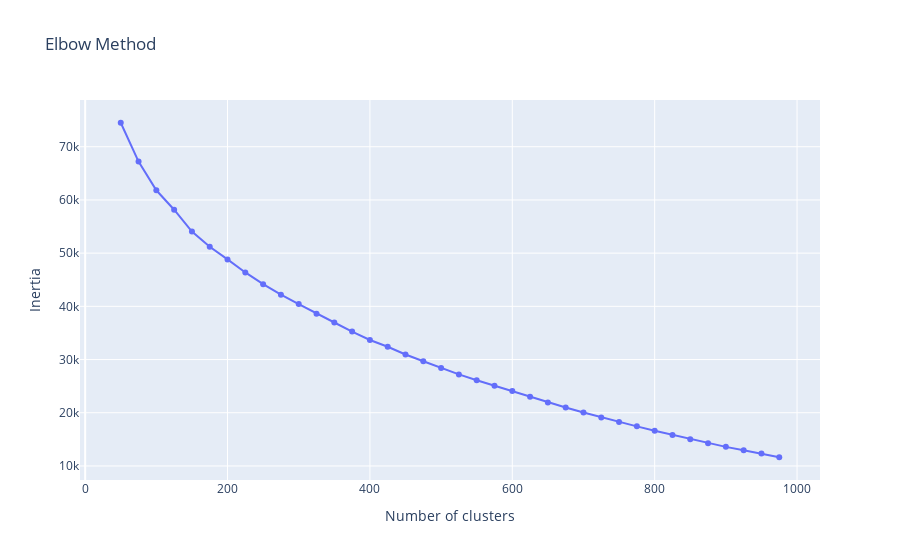
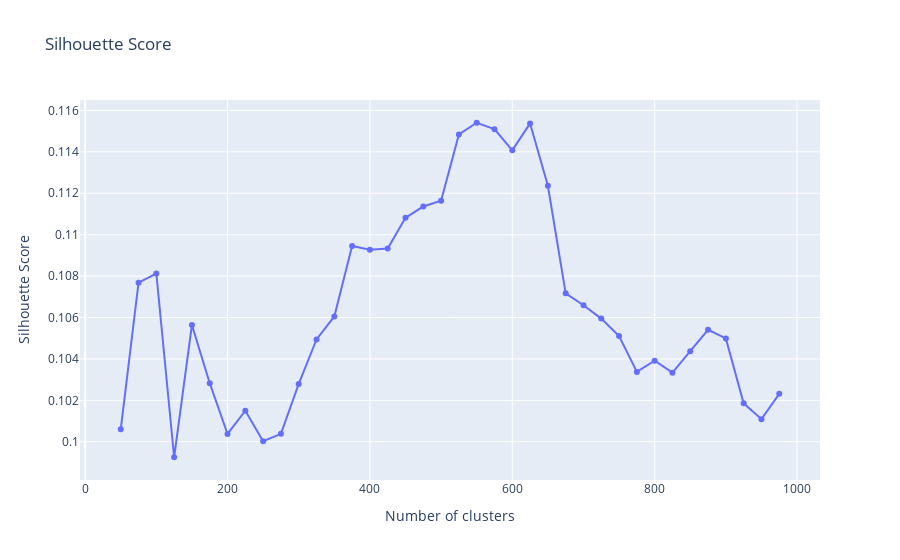

Source (notebook cell) for these figures, in order:
### Markdown cell above
## Training

Essai avec un entrainement d'un modèle simple Kmeans.

Rappel :

**1. CountVectorizer**

- **Principe :** Compte le nombre d’occurrences de chaque mot dans un texte ou une liste de tags.
- **Utilisation :** Représente chaque mot par une colonne dans une matrice, avec une valeur représentant sa fréquence.
- **Avantage :** Simple et rapide à calculer, utile pour des listes ou textes courts où la présence des mots est suffisante.
- **Limite :** Ne capture pas les relations sémantiques (ex. "sucre" ≠ "glucose").

**2. TF-IDF Vectorizer**

- **Principe :** Calcule la fréquence des mots ajustée par leur rareté dans l’ensemble des documents.
- **Utilisation :** Les mots fréquents dans peu de documents reçoivent une valeur plus élevée, permettant de distinguer des termes spécifiques.
- **Avantage :** Diminue l’importance des mots très fréquents (ex. "de", "le") et met en avant les mots distinctifs.
- **Limite :** Ne capture pas la similarité sémantique entre les mots.

**3. Word Embeddings (Word2Vec, GloVe)**

- **Principe :** Apprend à représenter chaque mot dans un espace vectoriel de manière à ce que des mots contextuellement proches soient également proches dans l’espace vectoriel.
- **Utilisation :** Représente chaque mot par un vecteur de plusieurs dimensions, capturant des relations sémantiques (ex. "roi" proche de "reine").
- **Avantage :** Capture les similarités et relations entre mots, utile pour les tâches nécessitant une compréhension sémantique.
- **Limite :** Ne prend pas en compte le contexte spécifique d'une phrase.

**4. FastText**

- **Principe :** Apprend également des embeddings mais utilise des sous-mots (n-grammes de caractères), ce qui permet de mieux comprendre les mots avec des similitudes orthographiques.
- **Exemple :** FastText repère des similarités entre "glucose" et "sucre" en utilisant des sous-parties communes dans les mots. Si des variantes de mots sont dans le dataset (ex. "sucreries", "sucre"), FastText peut capturer ces relations plus finement.
- **Avantage :** Idéal pour des données contenant des variantes ou des erreurs typographiques, tout en offrant des similarités proches de Word2Vec et BERT pour les termes proches.
- **Limite :** FastText est limité par son incapacité à capter le contexte global, la syntaxe et la structure grammaticale, ce qui le rend moins performant pour comprendre le sens des mots dans des phrases complexes ou ambiguës

**5. BERT (Contextual Embeddings)**

- **Principe :** Génère des représentations contextuelles pour chaque mot dans une phrase, tenant compte du contexte global.
- **Utilisation :** Représente chaque mot différemment selon le contexte de la phrase (ex. "batterie" dans "batterie de cuisine" vs. "batterie de voiture").
- **Avantage :** Idéal pour les phrases et textes complexes nécessitant une compréhension fine du contexte.
- **Limite :** Modèle très coûteux en calcul, moins utile pour des listes simples de mots isolés.

--- 

**En résumé :**

CountVectorizer et TF-IDF sont légers et efficaces pour des listes de tags ou des mots courts.

Word Embeddings ajoutent la dimension sémantique.

BERT excelle dans des phrases contextuelles, mais est plus lourd et parfois excessif pour des mots isolés.

### Code cell
# Colonnes numériques et catégorielles
numeric_columns = [
    'energy_100g', 'fat_100g', 'saturated-fat_100g', 'cholesterol_100g', 
    'sugars_100g', 'proteins_100g', 'salt_100g', 'fruits-vegetables-nuts-estimate-from-ingredients_100g'
]
categorial_columns = [
    'preprocessed_product_name', 'preprocessed_packaging_tags', 'preprocessed_categories_tags', 
    'preprocessed_ingredients_tags', 'preprocessed_ingredients_analysis_tags', 
    'preprocessed_nutriscore_grade', 'preprocessed_main_category'
]

# Fonction d'imputation pour les valeurs numériques
def impute_numeric_data(df, columns):
    imputer = SimpleImputer(strategy='mean')
    df[columns] = imputer.fit_transform(df[columns])
    return df

# Fonction de normalisation des colonnes numériques
def scale_numeric_data(df, columns):
    scaler = StandardScaler()
    df[columns] = scaler.fit_transform(df[columns])
    return df

# Fonction de transformation de texte pour les colonnes catégorielles
def encode_categorical_data(df, columns, max_features=500, min_df=4, n_components=50):
    vectorizer = CountVectorizer(max_features=max_features, min_df=min_df)
    encoded_columns = []
    
    for col in columns:
        print('column', col)
        # Encodage du texte
        encoded = vectorizer.fit_transform(df[col].fillna(''))
        print('encoded.shape', encoded.shape[1])
        
        # Ajustement de n_components pour TruncatedSVD si nécessaire
        adjusted_n_components = min(n_components, encoded.shape[1])
        print('adjusted_n_components:', adjusted_n_components)
        # Réduction de dimensions avec TruncatedSVD plus optimisé avec les sparses matrices que PCA
        svd = TruncatedSVD(n_components=adjusted_n_components, random_state=42)
        
        # Réduction de dimensions
        reduced = svd.fit_transform(encoded)
        encoded_columns.append(pd.DataFrame(reduced))
    
    vectorizer_nb_features = vectorizer.get_feature_names_out()
    print("[INFO][CountVectorizer] : Nombre de features dans le vocabulaire : ", len(vectorizer_nb_features))
    return pd.concat(encoded_columns, axis=1)

# Fonction de clustering et calcul des scores
def cluster_data(features, cluster_range, random_state=42):
    silhouette_scores = []
    inertia = []
    
    for k in cluster_range:
        kmeans = KMeans(n_clusters=k, random_state=random_state)
        labels = kmeans.fit_predict(features)
        inertia.append(kmeans.inertia_)
        silhouette_scores.append(silhouette_score(features, labels))
    
    return labels, silhouette_scores, inertia

# Fonction principale de préparation des données et de clustering
def prepare_and_cluster(df, cluster_range, random_state=42):
    # Imputation des valeurs numériques
    df = impute_numeric_data(df, numeric_columns)
    
    # Encodage des données catégorielles
    categorical_features = encode_categorical_data(df, categorial_columns)
    
    # Normalisation des données numériques
    df = scale_numeric_data(df, numeric_columns)
    
    # Assemblage des features
    features = pd.concat([categorical_features, df[numeric_columns].reset_index(drop=True)], axis=1)
    features.columns = features.columns.astype(str)
    
    # Clustering et calcul des scores
    labels, silhouette_scores, inertia = cluster_data(features, cluster_range=cluster_range, random_state=random_state)
    
    # Ajout des labels de clusters au DataFrame
    df['cluster'] = labels
    return df, silhouette_scores, inertia

def train_kmeans_with_manual_clusters(df, n_clusters, random_state=42):
    """
    Applique un KMeans avec un nombre de clusters spécifié manuellement.
    
    Parameters:
        df (DataFrame): Le DataFrame contenant les données sur lesquelles appliquer le KMeans.
        n_clusters (int): Le nombre de clusters à utiliser.
        random_state (int): L'état aléatoire pour assurer la reproductibilité.
    
    Returns:
        DataFrame: Le DataFrame avec les labels de clusters ajoutés.
    """
    # Imputation des valeurs numériques
    df = impute_numeric_data(df, numeric_columns)
    
    # Encodage des données catégorielles
    categorical_features = encode_categorical_data(df, categorial_columns)
    
    # Normalisation des données numériques
    df = scale_numeric_data(df, numeric_columns)
    
    # Assemblage des features
    features = pd.concat([categorical_features, df[numeric_columns].reset_index(drop=True)], axis=1)
    features.columns = features.columns.astype(str)
    
    # Apprentissage du modèle KMeans avec le nombre de clusters spécifié
    kmeans = KMeans(n_clusters=n_clusters, random_state=random_state)
    df['cluster'] = kmeans.fit_predict(features)
    
    return df


def inertia_elbow_plotly(cluster_range, inertia, silhouette_scores):
    data = pd.DataFrame({
        'Number of clusters': cluster_range,
        'Inertia': inertia,
        'Silhouette Score': silhouette_scores
    })
    
    # Graphique Elbow (Inertia)
    fig_inertia = px.line(
        data,
        x='Number of clusters',
        y='Inertia',
        markers=True,
        title="Elbow Method"
    )
    fig_inertia.update_layout(
        xaxis_title="Number of clusters",
        yaxis_title="Inertia"
    )
    
    # Graphique Silhouette
    fig_silhouette = px.line(
        data,
        x='Number of clusters',
        y='Silhouette Score',
        markers=True,
        title="Silhouette Score"
    )
    fig_silhouette.update_layout(
        xaxis_title="Number of clusters",
        yaxis_title="Silhouette Score"
    )
    
    fig_inertia.show()
    fig_silhouette.show()


cluster_range=range(50, 1000, 25)

df_kmeans, silhouette_scores, inertia = prepare_and_cluster(df=clean_data.sample(2000), cluster_range=cluster_range)

# Affichage des résultats
df_kmeans.head()
print("Silhouette Scores:", silhouette_scores)
print("Inertia:", inertia)

inertia_elbow_plotly(cluster_range=cluster_range, inertia=inertia, silhouette_scores=silhouette_scores)

### Figure 1 — Plotly figure (JSON) as saved in the notebook; plotly's stock layout.template omitted (floating-point values rounded to 4 significant figures)
{"data": [{"hovertemplate": "Number of clusters=%{x}<br>Inertia=%{y}<extra></extra>", "legendgroup": "", "line": {"color": "#636efa", "dash": "solid"}, "marker": {"symbol": "circle"}, "mode": "lines+markers", "name": "", "orientation": "v", "showlegend": false, "type": "scatter", "x": [50, 75, 100, 125, 150, 175, 200, 225, 250, 275, 300, 325, 350, 375, 400, 425, 450, 475, 500, 525, 550, 575, 600, 625, 650, 675, 700, 725, 750, 775, 800, 825, 850, 875, 900, 925, 950, 975], "xaxis": "x", "y": [74510.0, 67210.0, 61810.0, 58160.0, 54050.0, 51200.0, 48820.0, 46370.0, 44170.0, 42180.0, 40420.0, 38620.0, 36960.0, 35250.0, 33680.0, 32400.0, 30940.0, 29690.0, 28430.0, 27200.0, 26090.0, 25070.0, 24070.0, 22980.0, 21910.0, 20980.0, 20040.0, 19130.0, 18250.0, 17440.0, 16630.0, 15840.0, 15030.0, 14280.0, 13580.0, 12930.0, 12320.0, 11630.0], "yaxis": "y"}], "layout": {"legend": {"tracegroupgap": 0}, "title": {"text": "Elbow Method"}, "xaxis": {"anchor": "y", "domain": [0, 1], "title": {"text": "Number of clusters"}}, "yaxis": {"anchor": "x", "domain": [0, 1], "title": {"text": "Inertia"}}}}

### Figure 2 — Plotly figure (JSON) as saved in the notebook; plotly's stock layout.template omitted (floating-point values rounded to 4 significant figures)
{"data": [{"hovertemplate": "Number of clusters=%{x}<br>Silhouette Score=%{y}<extra></extra>", "legendgroup": "", "line": {"color": "#636efa", "dash": "solid"}, "marker": {"symbol": "circle"}, "mode": "lines+markers", "name": "", "orientation": "v", "showlegend": false, "type": "scatter", "x": [50, 75, 100, 125, 150, 175, 200, 225, 250, 275, 300, 325, 350, 375, 400, 425, 450, 475, 500, 525, 550, 575, 600, 625, 650, 675, 700, 725, 750, 775, 800, 825, 850, 875, 900, 925, 950, 975], "xaxis": "x", "y": [0.1006, 0.1077, 0.1081, 0.09925, 0.1056, 0.1028, 0.1004, 0.1015, 0.1, 0.1004, 0.1028, 0.1049, 0.1061, 0.1095, 0.1093, 0.1093, 0.1108, 0.1114, 0.1116, 0.1148, 0.1154, 0.1151, 0.1141, 0.1154, 0.1124, 0.1072, 0.1066, 0.1059, 0.1051, 0.1034, 0.1039, 0.1033, 0.1044, 0.1054, 0.105, 0.1019, 0.1011, 0.1023], "yaxis": "y"}], "layout": {"legend": {"tracegroupgap": 0}, "title": {"text": "Silhouette Score"}, "xaxis": {"anchor": "y", "domain": [0, 1], "title": {"text": "Number of clusters"}}, "yaxis": {"anchor": "x", "domain": [0, 1], "title": {"text": "Silhouette Score"}}}}
